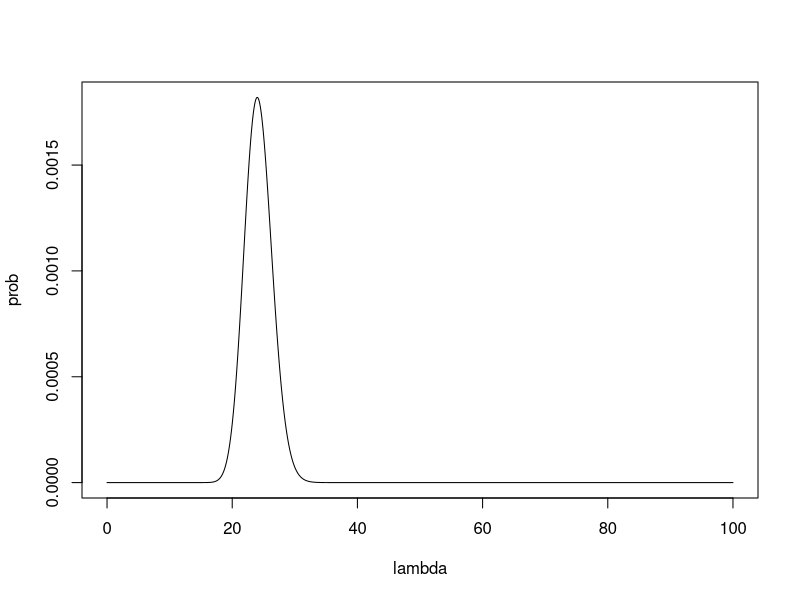

Write R code to recreate this figure.
## ---- chunk 1
x=rpois(5,20)
x
## ---- chunk 2
baypo=function(l){
  #likelihood
  lh=function(l){
    prod(((l^x)*exp(-l))/factorial(x))
  }
  #likelihood and prior
  100000000*lh(l)*dunif(l,0,100)
  }
## ---- chunk 3
lambda=seq(0,100,0.01)
postdist=NULL
for (i in 1:length(lambda)){
  postdist[i]=baypo(lambda[i])
  }
prob=postdist/sum(postdist)

## ---- chunk 4
plot(prob~lambda, type="l")

